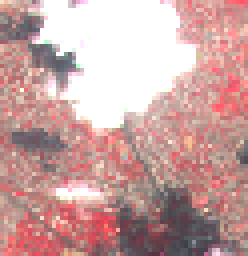
#> input picture dataset/drought/drought_2019-03-02_0.png, 62 x 64 px (shown 4 times larger); its folder holds only this picture in this run
$ python preprocess.py
#> lines starting #> are read from the running program, lines starting #| are printed output that depends on the picture
import os
import numpy as np
from PIL import Image
from sklearn.model_selection import train_test_split

# --- CONFIGURATION ---
DATA_DIR = "dataset"            # Your main folder
IMG_SIZE = 64                   # Must match the download size
CLASSES = ["drought", "healthy"] # Class 0 = Drought, Class 1 = Healthy
# ---------------------

def load_data():
    print("🔄 Loading images and converting to arrays...")

    data = []
    labels = []

    # Loop through both folders (drought/healthy)
    for category in CLASSES:
        path = os.path.join(DATA_DIR, category)
        class_num = CLASSES.index(category) # 0 or 1

        # Check if folder exists
        if not os.path.exists(path):
            print(f"⚠️ Warning: Folder '{path}' not found!")
            continue

        # Loop through every image in the folder
        count = 0
        for img_name in os.listdir(path):
            try:
                # 1. Open Image
                img_path = os.path.join(path, img_name)
                img = Image.open(img_path).convert('RGB') # Ensure 3 channels
#> img is the input picture: PIL image 62x64 RGB; mean R, G, B 200.9, 162.7, 160.8

                # 2. Resize (Just to be safe)
                img = img.resize((IMG_SIZE, IMG_SIZE))
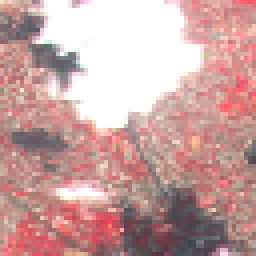
#> img: PIL image 64x64 RGB (shown 4 times larger); mean R, G, B 200.9, 162.6, 160.7

                # 3. Convert to NumPy Array
                img_array = np.array(img)

                # 4. Append to list
                data.append(img_array)
                labels.append(class_num)
                count += 1
            except Exception as e:
                pass # Skip broken files

        print(f"   ✅ Loaded {count} images for class: {category}")
#> pass 2 of the loop in load_data, `for category in CLASSES:`:
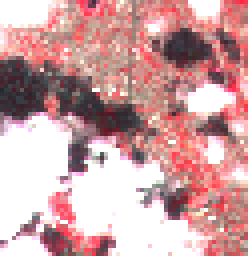
#> input picture dataset/healthy/healthy_2019-10-13_0.png, 62 x 64 px (shown 4 times larger)
#> in load_data, img is the input picture: PIL image 62x64 RGB; mean R, G, B 205.8, 161.9, 163.2
#> in load_data, `img = img.resize((IMG_SIZE, IMG_SIZE))`:
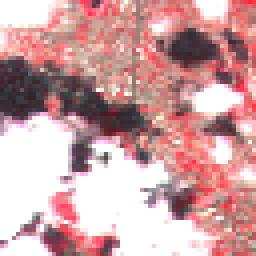
#> img: PIL image 64x64 RGB (shown 4 times larger); mean R, G, B 205.6, 161.7, 163

    # Convert lists to efficient NumPy arrays
    X = np.array(data)
    y = np.array(labels)

    # --- CRITICAL STEP: NORMALIZATION ---
    # We convert pixel values from [0, 255] to [0.0, 1.0]
    # This is required for Quantum Angle Encoding.
    X = X / 255.0

    return X, y

if __name__ == "__main__":
    # 1. Load Data
    X, y = load_data()
#> y = [0, 1]

    if len(X) == 0:
        print("❌ Error: No data found. Did you download the images?")
        exit()

    print(f"\n📊 Total Dataset Shape: {X.shape}")
#| 📊 Total Dataset Shape: (2, 64, 64, 3)
    print(f"   (Images, Height, Width, Channels)")

    # 2. Split into Train (80%) and Test (20%)
    # We shuffle automatically here so dry/wet are mixed.
    X_train, X_test, y_train, y_test = train_test_split(X, y, test_size=0.2, random_state=42)
#> y_train = [0]; y_test = [1]

    # 3. Save to disk
    np.save("X_train.npy", X_train)
    np.save("X_test.npy", X_test)
    np.save("y_train.npy", y_train)
    np.save("y_test.npy", y_test)

    print("\n💾 Success! Data saved as .npy files.")
    print(f"   Training Set: {len(X_train)} images")
#|    Training Set: 1 images
    print(f"   Testing Set:  {len(X_test)} images")
#|    Testing Set:  1 images
    print("   Ready for Quantum Circuit building!")
